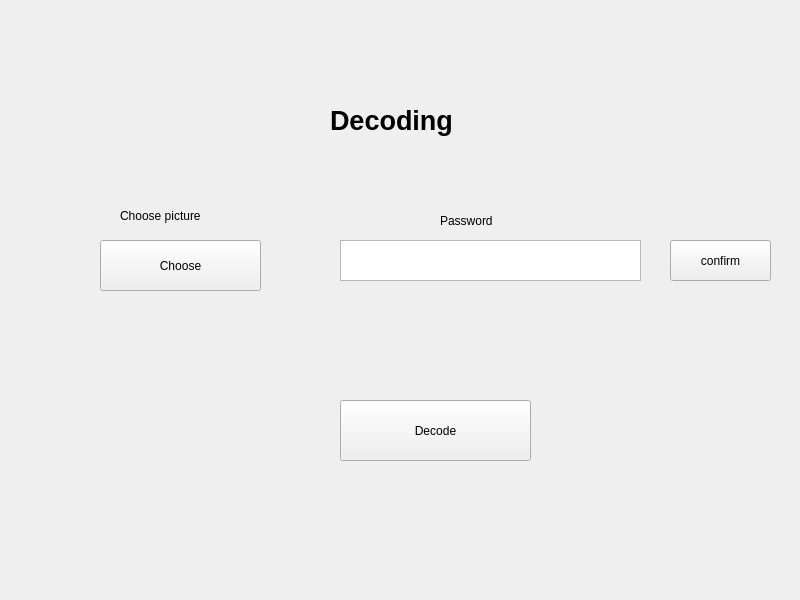
<?xml version="1.0" encoding="UTF-8"?>
<ui version="4.0">
 <class>MainWindow</class>
 <widget class="QMainWindow" name="MainWindow">
  <property name="geometry">
   <rect>
    <x>0</x>
    <y>0</y>
    <width>800</width>
    <height>600</height>
   </rect>
  </property>
  <property name="windowTitle">
   <string>MainWindow</string>
  </property>
  <widget class="QWidget" name="centralwidget">
   <widget class="QLabel" name="titleLabel">
    <property name="geometry">
     <rect>
      <x>330</x>
      <y>100</y>
      <width>171</width>
      <height>41</height>
     </rect>
    </property>
    <property name="font">
     <font>
      <pointsize>20</pointsize>
      <bold>true</bold>
     </font>
    </property>
    <property name="text">
     <string>Decoding</string>
    </property>
   </widget>
   <widget class="QLabel" name="pictureLabel">
    <property name="geometry">
     <rect>
      <x>120</x>
      <y>200</y>
      <width>141</width>
      <height>31</height>
     </rect>
    </property>
    <property name="text">
     <string>Choose picture</string>
    </property>
   </widget>
   <widget class="QLabel" name="passwordLabel">
    <property name="geometry">
     <rect>
      <x>440</x>
      <y>210</y>
      <width>91</width>
      <height>21</height>
     </rect>
    </property>
    <property name="text">
     <string>Password</string>
    </property>
   </widget>
   <widget class="QPushButton" name="confirmButton">
    <property name="geometry">
     <rect>
      <x>670</x>
      <y>240</y>
      <width>101</width>
      <height>41</height>
     </rect>
    </property>
    <property name="text">
     <string>confirm</string>
    </property>
   </widget>
   <widget class="QTextEdit" name="passwordEdit">
    <property name="geometry">
     <rect>
      <x>340</x>
      <y>240</y>
      <width>301</width>
      <height>41</height>
     </rect>
    </property>
   </widget>
   <widget class="QPushButton" name="decodeButton">
    <property name="geometry">
     <rect>
      <x>340</x>
      <y>400</y>
      <width>191</width>
      <height>61</height>
     </rect>
    </property>
    <property name="text">
     <string>Decode</string>
    </property>
   </widget>
   <widget class="QPushButton" name="pictureButton">
    <property name="geometry">
     <rect>
      <x>100</x>
      <y>240</y>
      <width>161</width>
      <height>51</height>
     </rect>
    </property>
    <property name="text">
     <string>Choose</string>
    </property>
   </widget>
  </widget>
 </widget>
 <resources/>
 <connections/>
</ui>
